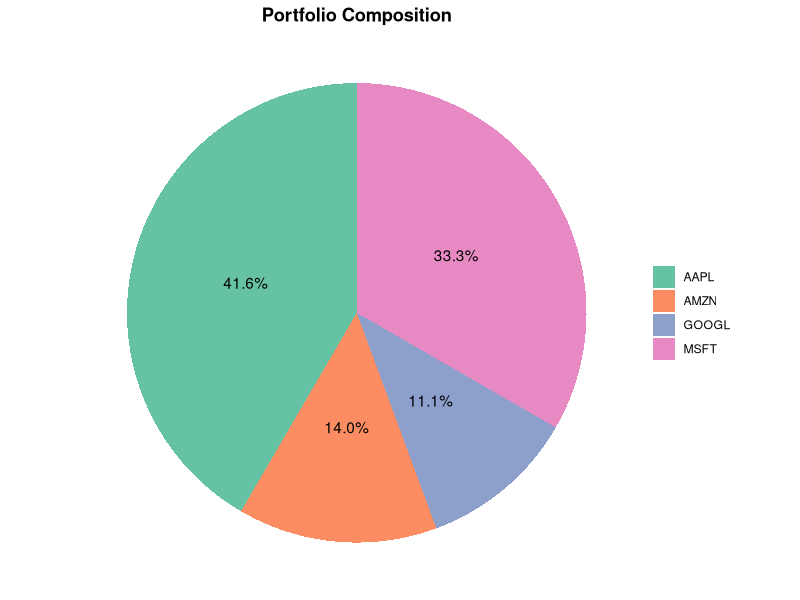
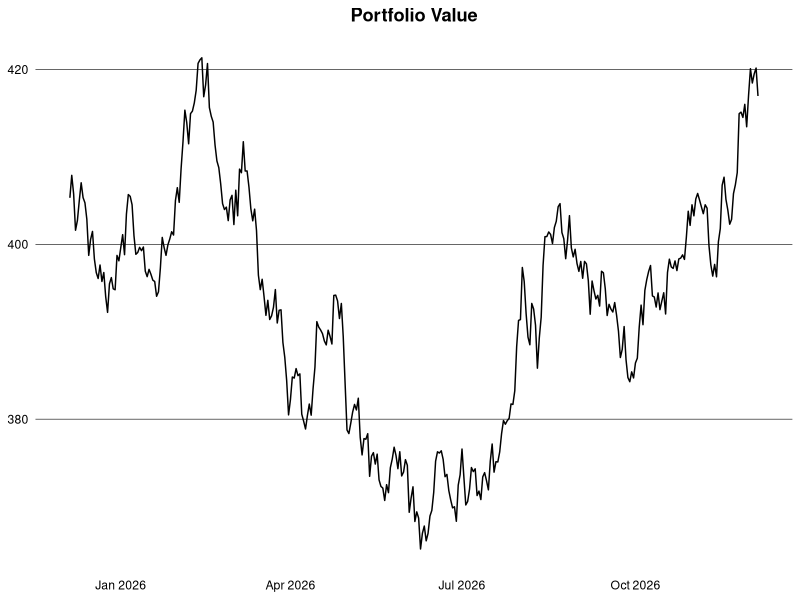

Source code (R) for these figures, in order: (Note: this script raises an error after producing the figures.)
## ---- chunk 1
#| message: false
library(clock)
library(data.table)
library(ggplot2)

theme_finance = theme_minimal() +
  theme(
    plot.title = element_text(face = "bold", hjust = 0.5),
    panel.grid.major.y = element_line(color = "black", linewidth = 0.2),
    panel.grid.major.x = element_blank(),
    panel.grid.minor = element_blank(),
    axis.text = element_text(color = "black"),
    axis.title = element_blank(),
    legend.title = element_blank()
  )
## ---- chunk 2
set.seed(1994)

generate_prices = function(ticker, start_date, end_date) {
  dates = seq(as.Date(start_date), as.Date(end_date), by = "1 day")
  n = length(dates)
  prices = cumprod(1 + rnorm(n, mean = 0.0005, sd = 0.01)) * 100
  data.table(ticker = ticker, date = dates, price = prices)
}

generate_benchmark = function(start_date, end_date) {
  dates = seq(as.Date(start_date), as.Date(end_date), by = "1 day")
  n = length(dates)
  prices = cumprod(1 + rnorm(n, mean = 0.0003, sd = 0.008)) * 3000
  data.table(ticker = "SP500", date = dates, price = prices)
}

ticker = c("AAPL", "GOOGL", "MSFT", "AMZN")
start_date = "2015-01-01"
end_date = Sys.Date()

dt = rbindlist(lapply(ticker, generate_prices, start_date, end_date))
alloc = data.table(
  ticker = ticker,
  weight = c(0.4, 0.3, 0.2, 0.1),
  sector = c("Technology", "Technology", "Technology", "Consumer Cyclical"),
  country = c("USA", "USA", "USA", "USA")
)
dt = dt[alloc, on = "ticker"]
head(dt)
## ---- chunk 3
holdings = dt |>
  _[,
    .(start_price = first(price), current_price = last(price), weight = first(weight)),
    by = ticker
  ] |>
  _[, let(
    value = current_price * weight,
    abs_change = current_price - start_price,
    rel_change = current_price / start_price - 1
  )] |>
  _[, rel_weight := value / sum(value)]
head(holdings)
## ---- chunk 4
#| dpi: 300
ggplot(holdings, aes(x = "", y = rel_weight, fill = ticker)) +
  geom_col(width = 1) +
  coord_polar(theta = "y") +
  geom_text(
    aes(label = scales::percent(rel_weight, accuracy = 0.1)),
    position = position_stack(vjust = 0.5)
  ) +
  scale_fill_brewer(palette = "Set2") +
  labs(title = "Portfolio Composition") +
  theme_void() +
  theme(
    plot.title = element_text(face = "bold", hjust = 0.5),
    legend.title = element_blank()
  )
## ---- chunk 5
logret = function(x) {
  x = log(x)
  x - shift(x)
}

dt = dt |>
  setorder(ticker, date) |>
  _[, let(ret = price / shift(price) - 1, log_ret = logret(price)), by = ticker] |>
  na.omit("ret") |>
  _[, let(wret = ret * weight, value = price * weight)]
head(dt)
## ---- chunk 6
#| dpi: 300
dt |>
  _[date >= add_months(end_date, -12L), .(value = sum(value)), by = date] |>
  ggplot(aes(x = date, y = value)) +
  geom_line() +
  theme_finance +
  labs(title = "Portfolio Value")
## ---- chunk 7
ret_week = dt[, .(ret = prod(1 + ret) - 1), by = .(ticker, isoyear(date), isoweek(date))]
ret_month = dt[, .(ret = prod(1 + ret) - 1), by = .(ticker, yearmon(date))]
ret_year = dt[, .(ret = prod(1 + ret) - 1), by = .(ticker, year(date))]
head(ret_year)
## ---- chunk 8
port_daily = dt[, .(ret = sum(wret)), by = date]
port_ret_week = port_daily[, .(ret = prod(1 + ret) - 1), by = .(isoyear(date), isoweek(date))]
port_ret_month = port_daily[, .(ret = prod(1 + ret) - 1), by = .(yearmon(date))]
port_ret_year = port_daily[, .(ret = prod(1 + ret) - 1), by = year(date)]
head(port_ret_year)
## ---- chunk 9
#| dpi: 300
port_ret_month_dt = port_daily[,
  .(ret = prod(1 + ret) - 1),
  by = .(year = year(date), month = month(date))
]

ggplot(
  port_ret_month_dt,
  aes(x = fctr(month), y = fctr(year, rev = TRUE), fill = ret)
) +
  geom_tile() +
  geom_text(aes(label = scales::percent(ret, accuracy = 0.1)), size = 2.5) +
  scale_fill_gradient2(
    low = "#FF0000",
    mid = "white",
    high = "darkblue",
    midpoint = 0,
    labels = scales::label_percent()
  ) +
  scale_x_discrete(labels = month.abb) +
  labs(title = "Monthly Portfolio Returns") +
  theme_minimal() +
  theme(
    plot.title = element_text(face = "bold", hjust = 0.5),
    axis.title = element_blank(),
    panel.grid = element_blank(),
    legend.title = element_blank()
  )
## ---- chunk 10
bmr = generate_benchmark(start_date, end_date) |>
  setorder(date) |>
  _[, ret := price / shift(price) - 1] |>
  na.omit("ret")

port = dt |>
  _[, .(ret = sum(wret), ticker = "Portfolio"), by = date] |>
  rbind(bmr[, .(ticker, date, ret)]) |>
  setorder(ticker, date) |>
  _[, cum_ret := cumprod(1 + ret) - 1, by = ticker] |>
  _[, ticker := fifelse(ticker == "Portfolio", ticker, "Benchmark")]
## ---- chunk 11
#| dpi: 300
port |>
  _[date > "2021-01-01"] |>
  ggplot(aes(x = date, y = cum_ret, color = ticker)) +
  geom_line() +
  theme_finance +
  theme(legend.position = "bottom") +
  scale_color_manual(values = c("Portfolio" = "darkblue", "Benchmark" = "black")) +
  scale_y_continuous(labels = scales::label_percent(accuracy = 1)) +
  labs(title = "Cumulative Return: Portfolio vs. Benchmark")
## ---- chunk 12
#| dpi: 300
perf = port |>
  dcast(date ~ ticker, value.var = "cum_ret") |>
  setnames(tolower) |>
  _[, diff := portfolio - benchmark]

perf |>
  _[date > "2021-01-01"] |>
  ggplot(aes(x = date)) +
  geom_ribbon(
    aes(
      ymin = pmin(portfolio, benchmark),
      ymax = pmax(portfolio, benchmark),
      fill = diff > 0
    ),
    alpha = 0.4,
    show.legend = FALSE
  ) +
  geom_line(aes(y = portfolio, color = "Portfolio")) +
  geom_line(aes(y = benchmark, color = "Benchmark")) +
  scale_color_manual(values = c("Portfolio" = "darkblue", "Benchmark" = "black")) +
  scale_fill_manual(values = c("TRUE" = "#00A651", "FALSE" = "#FF0000")) +
  scale_y_continuous(labels = scales::label_percent(accuracy = 1L)) +
  labs(title = "Cumulative Return: Portfolio vs. Benchmark") +
  theme_finance +
  theme(legend.position = "bottom")
## ---- chunk 13
exposure = dt |>
  _[, .(value = sum(value)), by = .(date, sector)] |>
  _[, weight := value / sum(value), by = date]
head(exposure)
## ---- chunk 14
#| dpi: 300
exposure |>
  _[date >= add_months(end_date, -12L)] |>
  ggplot(aes(x = date, y = weight, fill = sector)) +
  geom_area() +
  scale_y_continuous(labels = scales::label_percent()) +
  scale_fill_brewer(palette = "Set2") +
  labs(title = "Portfolio Exposure") +
  theme_finance +
  theme(legend.position = "bottom")
## ---- chunk 15
vola = dt |>
  _[, .(daily_vola = sd(log_ret)), by = .(ticker, year(date))] |>
  _[, let(
    weekly_vola = daily_vola * sqrt(5),
    monthly_vola = daily_vola * sqrt(21),
    yearly_vola = daily_vola * sqrt(252)
  )]
head(vola)
## ---- chunk 16
#| dpi: 300
window = 63L # ~3 months
port_daily = dt[, .(ret = sum(wret)), by = date]
port_daily[, roll_vola := frollsd(ret, window) * sqrt(252)]

port_daily |>
  na.omit("roll_vola") |>
  ggplot(aes(x = date, y = roll_vola)) +
  geom_line() +
  scale_y_continuous(labels = scales::label_percent()) +
  labs(title = "Rolling Annualized Volatility (63-day)") +
  theme_finance
## ---- chunk 17
rf = 0.04 / 252 # daily risk-free rate (assuming 4% annual)
port_daily = dt[, .(ret = sum(wret)), by = date]
sharpe = port_daily[, (mean(ret) - rf) / sd(ret) * sqrt(252)]
sharpe
## ---- chunk 18
sortino = port_daily[, (mean(ret) - rf) / sqrt(mean(pmin(ret - rf, 0)^2)) * sqrt(252)]
sortino
## ---- chunk 19
#| dpi: 300
port_daily[, roll_sharpe := (frollmean(ret, window) - rf) / frollsd(ret, window) * sqrt(252)]

port_daily |>
  na.omit("roll_sharpe") |>
  ggplot(aes(x = date, y = roll_sharpe)) +
  geom_line() +
  geom_hline(yintercept = 0, linewidth = 0.3) +
  labs(title = "Rolling Sharpe Ratio (63-day)") +
  theme_finance
## ---- chunk 20
port_daily[, .(VaR_95 = quantile(ret, 0.05), VaR_99 = quantile(ret, 0.01))]
## ---- chunk 21
port_daily[, .(
  CVaR_95 = mean(ret[ret <= quantile(ret, 0.05)]),
  CVaR_99 = mean(ret[ret <= quantile(ret, 0.01)])
)]
## ---- chunk 22
wgt = alloc$weight
cov_mat = dt |>
  dcast(date ~ ticker, value.var = "log_ret") |>
  _[, date := NULL] |>
  cov(use = "pairwise.complete.obs")
port_risk = as.numeric(sqrt(t(wgt) %*% cov_mat %*% wgt))
port_risk
## ---- chunk 23
drawdown = copy(dt) |>
  _[, cum_ret := cumprod(1 + ret) - 1, by = ticker] |>
  _[, drawdown := (1 + cum_ret) / cummax(1 + cum_ret) - 1, by = ticker]
head(drawdown)
## ---- chunk 24
drawdown = dt |>
  _[, .(wret = sum(wret)), by = date] |>
  _[, cum_ret := cumprod(1 + wret) - 1] |>
  _[, drawdown := (1 + cum_ret) / cummax(1 + cum_ret) - 1]
head(drawdown)
## ---- chunk 25
drawdown[drawdown < 0, .(min_drawdown = min(drawdown), avg_drawdown = mean(drawdown))]
## ---- chunk 26
calmar = port_daily[, (mean(ret) * 252) / abs(drawdown[, min(drawdown)])]
calmar
## ---- chunk 27
te = dt |>
  _[, .(port_ret = sum(wret)), by = date] |>
  _[bmr[, .(date, bmr_ret = ret)], on = "date", nomatch = NULL] |>
  _[, diff := port_ret - bmr_ret]

te[, .(
  daily_te = sd(diff),
  annual_te = sd(diff) * sqrt(252)
)]
## ---- chunk 28
te[, mean(diff) / sd(diff) * sqrt(252)]
## ---- chunk 29
fit = te[, lm(port_ret ~ bmr_ret)]
coefs = coef(fit)
data.table(alpha = coefs[1L] * 252, beta = coefs[2L])
## ---- chunk 30
cor_mat = dt |>
  dcast(date ~ ticker, value.var = "log_ret") |>
  _[, date := NULL] |>
  cor(use = "pairwise.complete.obs")
round(cor_mat, 3)
## ---- chunk 31
#| dpi: 300
cor_dt = as.data.table(cor_mat, keep.rownames = "ticker1") |>
  melt(id.vars = "ticker1", variable.name = "ticker2", value.name = "cor")

ggplot(cor_dt, aes(x = ticker1, y = ticker2, fill = cor)) +
  geom_tile() +
  geom_text(aes(label = round(cor, 2)), size = 3) +
  scale_fill_gradient2(low = "#FF0000", mid = "white", high = "darkblue", midpoint = 0) +
  labs(title = "Correlation Matrix") +
  theme_minimal() +
  theme(
    plot.title = element_text(face = "bold", hjust = 0.5),
    axis.title = element_blank(),
    panel.grid = element_blank()
  )
